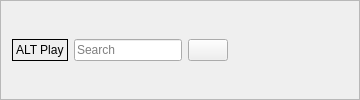
    <widget class="QFrame" name="frame_2">
     <property name="sizePolicy">
      <sizepolicy hsizetype="Preferred" vsizetype="Fixed">
       <horstretch>0</horstretch>
       <verstretch>0</verstretch>
      </sizepolicy>
     </property>
     <property name="frameShape">
      <enum>QFrame::StyledPanel</enum>
     </property>
     <property name="frameShadow">
      <enum>QFrame::Raised</enum>
     </property>
     <layout class="QGridLayout" name="gridLayout">
      <item row="0" column="2">
       <widget class="QPushButton" name="pushButton">
        <property name="text">
         <string/>
        </property>
        <property name="icon">
         <iconset theme="system-search">
          <normaloff>.</normaloff>.</iconset>
        </property>
       </widget>
      </item>
      <item row="0" column="3">
       <spacer name="horizontalSpacer">
        <property name="orientation">
         <enum>Qt::Horizontal</enum>
        </property>
        <property name="sizeType">
         <enum>QSizePolicy::Maximum</enum>
        </property>
        <property name="sizeHint" stdset="0">
         <size>
          <width>120</width>
          <height>20</height>
         </size>
        </property>
       </spacer>
      </item>
      <item row="0" column="1">
       <widget class="QLineEdit" name="lineEdit">
        <property name="placeholderText">
         <string>Search</string>
        </property>
       </widget>
      </item>
      <item row="0" column="0">
       <widget class="QLabel" name="label_3">
        <property name="styleSheet">
         <string notr="true"/>
        </property>
        <property name="frameShape">
         <enum>QFrame::Box</enum>
        </property>
        <property name="text">
         <string>ALT Play</string>
        </property>
       </widget>
      </item>
     </layout>
    </widget>
